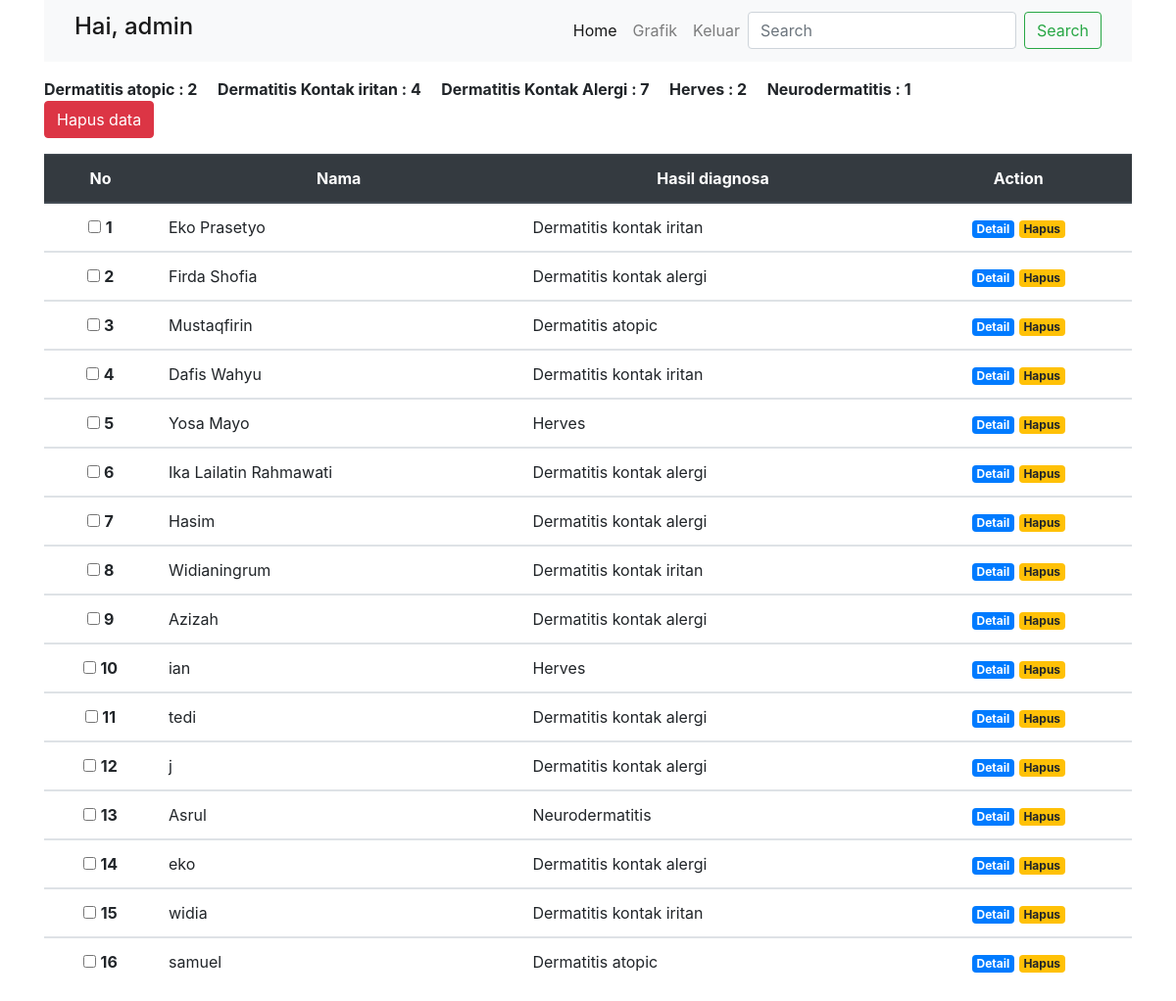
The page /admin/index.php (signed in) on the database its author committed.
### tables this page shows
CREATE TABLE `riwayat` (
  `id` int(10) NOT NULL,
  `nama` varchar(50) NOT NULL,
  `usia` varchar(10) NOT NULL,
  `jenkel` varchar(10) NOT NULL,
  `hasil` varchar(255) NOT NULL,
  `kesimpulan` varchar(100) NOT NULL
);

### admin/index.php (the view, shortened to what this page needs)
<!doctype html>
<html lang="en">
  <head>
    <link rel="stylesheet" href="https://cdn.jsdelivr.net/npm/bootstrap@4.6.0/dist/css/bootstrap.min.css">
  </head>
  <body>
  	<div class="container">
	<?php
	include '../koneksi.php';
	$data = mysqli_query($sql,"SELECT*FROM riwayat");
	 ?>
	 <nav class="navbar navbar-expand-lg navbar-light bg-light">
	 	<div class="container">
		  <a class="navbar-brand" href="#"><h4>Hai, <?= $_SESSION['username']?></h4></a>
		  <div class="collapse navbar-collapse" id="navbarNav">
		    <ul class="navbar-nav ml-auto">
		      <li class="nav-item active">
		        <a class="nav-link" href="index.php">Home <span class="sr-only">(current)</span></a>
		      </li>
		      <li class="nav-item ">
		        <a class="nav-link" href="grafik.php">Grafik</a>
		      </li>
		      <li class="nav-item">
		        <a href="../login/act_logout.php" class="nav-link " onclick="return confirm('Apakah anda ingin keluar?')">Keluar</a>
		      </li>
		      <form action="index.php" method="get" class="form-inline my-2 my-lg-0">
			      <input class="form-control mr-sm-2" type="text" name="keyword" id="keyword" autocomplete="off" autofocus="" placeholder="Search" aria-label="Search">
			      <button class="btn btn-outline-success my-2 my-sm-0" type="submit" name="cari" id="tombol-cari" >Search</button>
			  </form>
		    </ul>
		  </div>
		  </div>
		</nav>
	<?php
		$jumlah_atopic = mysqli_query($sql,"SELECT * FROM riwayat WHERE kesimpulan='Dermatitis atopic'");
		$jumlah_iritan = mysqli_query($sql,"SELECT * FROM riwayat WHERE kesimpulan='Dermatitis kontak iritan'");
		$jumlah_alergi = mysqli_query($sql,"SELECT * FROM riwayat WHERE kesimpulan='Dermatitis kontak alergi'");
		$jumlah_Herves = mysqli_query($sql,"SELECT * FROM riwayat WHERE kesimpulan='Herves'");
		$jumlah_neuro = mysqli_query($sql,"SELECT * FROM riwayat WHERE kesimpulan='Neurodermatitis'");
	 ?>
	<div class="label mt-3">
		<b>Dermatitis atopic : <?php echo mysqli_num_rows($jumlah_atopic); ?></b>
		<b class="ml-3">Dermatitis Kontak iritan : <?php echo mysqli_num_rows($jumlah_iritan); ?></b>
		<b class="ml-3">Dermatitis Kontak Alergi : <?php echo mysqli_num_rows($jumlah_alergi); ?></b>
		<b class="ml-3">Herves : <?php echo mysqli_num_rows($jumlah_Herves); ?></b>
		<b class="ml-3">Neurodermatitis : <?php echo mysqli_num_rows($jumlah_neuro); ?></b>
	</div>
	<form action="deleteAll.php" method="post">
		<button class="btn btn-danger" type="submit" name="hapus" onclick="return confirm('Hapus data yang dipilih?')">Hapus data</button>
	 <table class="table mt-3">
	 	<thead class="thead-dark text-center">
	 		<tr>
		 		<th scope="col">No</th>
		 		<th scope="col">Nama</th>
		 		<th scope="col">Hasil diagnosa</th>
		 		<th scope="col">Action</th>
		 	</tr>
	 	</thead>
		<?php $no = 1; foreach($data as $d) :?>
		<tbody class="text-center">
	 	<tr>
	 		<td scope="row"> <input type="checkbox" name="pilih[]" value="<?php echo $d['id']; ?>"> <b><?= $no++  ?></b></td>
	 		<td scope="row" class="text-justify"><?= $d['nama']?></td>
	 		<td scope="row" class="text-justify"><?= $d['kesimpulan']?></td>
	 		<td>
	 			<a href="detail.php?id=<?php echo $d['id']?>" class="badge badge-primary">Detail</a>
	 			<a href="delete.php?id=<?php echo $d['id']?>" class="badge badge-warning" onclick="return confirm('Apakah anda ingin menghapus data?')" >Hapus</a>
	 		</td>
	 	</tr>
	 	</tbody>
		<?php endforeach ?>
	 </table>
	 </form>
	 </div>
  </body>
</html>

### rows shown on the page
riwayat: nama "Eko Prasetyo", kesimpulan "Dermatitis kontak iritan"
riwayat: nama "Firda Shofia", kesimpulan "Dermatitis kontak alergi"
riwayat: nama "Mustaqfirin", kesimpulan "Dermatitis atopic"
riwayat: nama "Dafis Wahyu", kesimpulan "Dermatitis kontak iritan"
riwayat: nama "Yosa Mayo", kesimpulan "Herves"
riwayat: nama "Ika Lailatin Rahmawati", kesimpulan "Dermatitis kontak alergi"
riwayat: nama "Hasim", kesimpulan "Dermatitis kontak alergi"
riwayat: nama "Widianingrum", kesimpulan "Dermatitis kontak iritan"
riwayat: nama "Azizah", kesimpulan "Dermatitis kontak alergi"
riwayat: nama "ian", kesimpulan "Herves"
riwayat: nama "tedi", kesimpulan "Dermatitis kontak alergi"
riwayat: nama "j", kesimpulan "Dermatitis kontak alergi"
riwayat: nama "Asrul", kesimpulan "Neurodermatitis"
riwayat: nama "eko", kesimpulan "Dermatitis kontak alergi"
riwayat: nama "widia", kesimpulan "Dermatitis kontak iritan"
riwayat: nama "samuel", kesimpulan "Dermatitis atopic"

### other values the page prints
$_SESSION['username'] "admin"
mysqli_num_rows($jumlah_atopic) "2"
mysqli_num_rows($jumlah_iritan) "4"
mysqli_num_rows($jumlah_alergi) "7"
mysqli_num_rows($jumlah_Herves) "2"
mysqli_num_rows($jumlah_neuro) "1"
